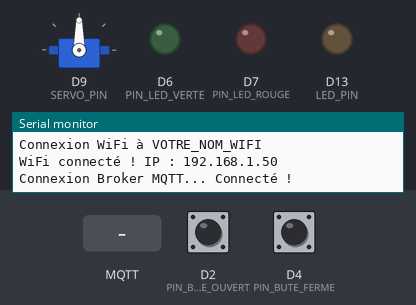
Recording of a sketch running on a simulated Arduino Uno R4 WiFi. Parts: servo, output pins drawn as LEDs (lit = HIGH), the last lines printed to the serial monitor. The inputs (shaded band) are chosen by the test bench; at power-on: D2 (PIN_BUTE_OUVERT) HIGH, D4 (PIN_BUTE_FERME) HIGH. WiFi joins after 1.5 s; servers stay silent unless stated; random numbers use the default seed unless the sketch sets one; no MQTT or app messages arrive unless stated.

Above: at 3.7 s.
3.8 s: MQTT message "ON" arrives on the first subscribed topic
At 4.9 s:
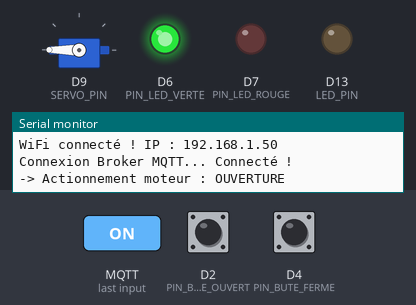
5.3 s: D2 (PIN_BUTE_OUVERT) pulled LOW for 0.15 s
At 6.3 s:
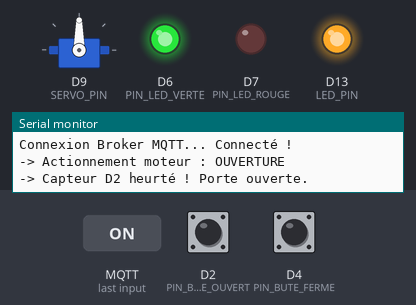
At 8.6 s:
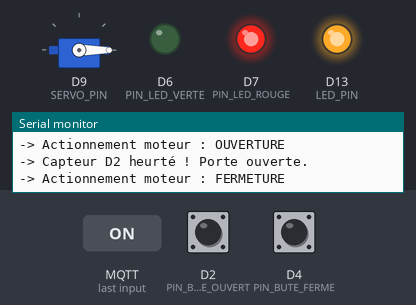
11.4 s: D4 (PIN_BUTE_FERME) pulled LOW for 0.15 s
Timing chart, 0 to 14.4 s (numbered marks = the images above; inputs shaded):
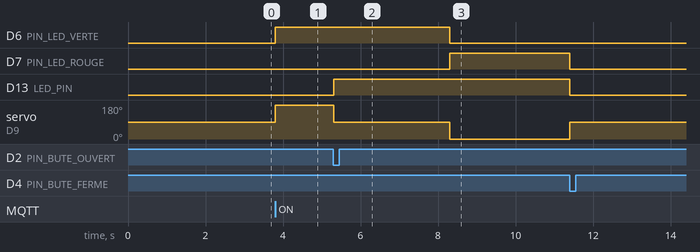

The sketch:

porte_code.ino
```cpp
/*
 * PORTE CONNECTÉE - Contrôle depuis PARTOUT dans le monde
 * Arduino UNO R4 WiFi + Servo Moteur 360° + Capteurs de fin de course
 */

#include <WiFiS3.h>
#include <ArduinoMqttClient.h>
#include <Servo.h>

// === CONFIGURATION MATÉRIELLE ===
Servo monServo;
const int SERVO_PIN    = 9;
const int ARRET_SERVO  = 90; // Point d'arrêt du servo 360° (ajuster si le moteur tourne tout seul)

const int PIN_BUTE_OUVERT = 2;  // Capteur fin d'ouverture
const int PIN_BUTE_FERME  = 4;  // Capteur fin de fermeture
const int PIN_LED_VERTE   = 6;  // LED verte (ouverture / porte ouverte)
const int PIN_LED_ROUGE   = 7;  // LED rouge (fermeture en cours)
const int PIN_BUZZER      = 8;  // Buzzer alarme
const int LED_PIN         = 13; // LED intégrée Arduino

const unsigned long TIMEOUT_MOTEUR = 5000; // Sécurité : 5 sec max par mouvement

// === CONFIGURATION RÉSEAU ===
char ssid[] = "VOTRE_NOM_WIFI";
char pass[] = "VOTRE_MOT_DE_PASSE_WIFI";

// === CONFIGURATION MQTT ===
const char broker[]           = "broker.hivemq.com";
int        port               = 1883; // Port TCP standard pour Arduino (sans TLS)
const char topicCmd[]         = "porte-vincent-2026/commande";
const char topicState[]       = "porte-vincent-2026/etat";
const char topicAddCode[]     = "porte-vincent-2026/addcode";
const char topicUseCode[]     = "porte-vincent-2026/usecode";
const char topicCodeResult[]  = "porte-vincent-2026/coderesult";
const char topicCodeUsed[]    = "porte-vincent-2026/codeused";
const char topicAlarme[]      = "porte-vincent-2026/alarme";

bool isDoorOpen = false;

// === GESTION DES CODES JETABLES ===
const int MAX_CODES = 20;
String validCodes[MAX_CODES];
int codeCount = 0;

WiFiClient wifiClient;
MqttClient mqttClient(wifiClient);

unsigned long lastAlive     = 0;
unsigned long autoCloseTime = 0;

// ==========================================
//   FONCTIONS DE MOUVEMENT
// ==========================================

void actionOuvrirMecanisme() {
  if (!isDoorOpen) {
    digitalWrite(PIN_LED_VERTE, HIGH);
    digitalWrite(PIN_LED_ROUGE, LOW);

    Serial.println("-> Actionnement moteur : OUVERTURE");
    monServo.write(180); // Sens ouverture

    unsigned long debut = millis();
    while (digitalRead(PIN_BUTE_OUVERT) == HIGH && (millis() - debut < TIMEOUT_MOTEUR)) {
      delay(10); // Attend que le bouton soit pressé (LOW) ou timeout
    }
    monServo.write(ARRET_SERVO); // Stop immédiat

    if (digitalRead(PIN_BUTE_OUVERT) == HIGH) {
      Serial.println("!! ALERTE : Capteur D2 non atteint (Timeout sécurité)");
    } else {
      Serial.println("-> Capteur D2 heurté ! Porte ouverte.");
    }
  }
}

void actionFermerMecanisme() {
  if (isDoorOpen) {
    digitalWrite(PIN_LED_VERTE, LOW);
    digitalWrite(PIN_LED_ROUGE, HIGH);

    Serial.println("-> Actionnement moteur : FERMETURE");
    monServo.write(0); // Sens fermeture

    unsigned long debut = millis();
    while (digitalRead(PIN_BUTE_FERME) == HIGH && (millis() - debut < TIMEOUT_MOTEUR)) {
      delay(10);
    }
    monServo.write(ARRET_SERVO);
    digitalWrite(PIN_LED_ROUGE, LOW);

    if (digitalRead(PIN_BUTE_FERME) == HIGH) {
      Serial.println("!! ALERTE : Capteur D4 non atteint (Timeout sécurité)");
    } else {
      Serial.println("-> Capteur D4 heurté ! Porte fermée.");
    }
  }
}

// ==========================================
//   LOGIQUE DES CODES
// ==========================================

void addCode(String code) {
  if (codeCount >= MAX_CODES) {
    // Supprime le plus vieux code pour faire de la place
    for (int i = 0; i < MAX_CODES - 1; i++) validCodes[i] = validCodes[i + 1];
    codeCount = MAX_CODES - 1;
  }
  validCodes[codeCount++] = code;
  Serial.print("Code ajouté : "); Serial.print(code);
  Serial.print(" (Total: "); Serial.print(codeCount); Serial.println(")");
}

bool useCode(String code) {
  for (int i = 0; i < codeCount; i++) {
    if (validCodes[i] == code) {
      Serial.print("Code VALIDE utilisé : "); Serial.println(code);
      // Supprime le code en décalant le tableau
      for (int j = i; j < codeCount - 1; j++) validCodes[j] = validCodes[j + 1];
      codeCount--;
      return true;
    }
  }
  Serial.print("Code INVALIDE : "); Serial.println(code);
  return false;
}

void openDoorTemporary() {
  actionOuvrirMecanisme();
  isDoorOpen = true;
  digitalWrite(LED_PIN, HIGH);
  Serial.println(">> PORTE OUVERTE (invité) - fermeture auto dans 3s");

  mqttClient.beginMessage(topicState);
  mqttClient.print("ON");
  mqttClient.endMessage();

  autoCloseTime = millis() + 3000; // Timer 3 secondes
}

// ==========================================
//   CONNEXION & MQTT
// ==========================================

void connectWiFi() {
  Serial.print("Connexion WiFi à "); Serial.print(ssid);
  WiFi.begin(ssid, pass);
  while (WiFi.status() != WL_CONNECTED) {
    delay(1000);
    Serial.print(".");
  }
  Serial.println("\nWiFi connecté ! IP : " + WiFi.localIP().toString());
}

void connectMQTT() {
  Serial.print("Connexion Broker MQTT...");
  String clientId = "arduino-porte-" + String(random(10000));
  mqttClient.setId(clientId);

  while (!mqttClient.connect(broker, port)) {
    Serial.print(".");
    delay(2000);
  }
  Serial.println(" Connecté !");

  mqttClient.subscribe(topicCmd);
  mqttClient.subscribe(topicAddCode);
  mqttClient.subscribe(topicUseCode);
  mqttClient.subscribe(topicAlarme);

  mqttClient.beginMessage(topicState);
  mqttClient.print(isDoorOpen ? "ON" : "OFF");
  mqttClient.endMessage();
}

void onMqttMessage(int messageSize) {
  String topic = mqttClient.messageTopic();
  String message = "";
  while (mqttClient.available()) message += (char)mqttClient.read();

  // --- Commande Admin (ON/OFF) ---
  if (topic == String(topicCmd)) {
    if (message == "ON") {
      actionOuvrirMecanisme();
      isDoorOpen = true;
      autoCloseTime = millis() + 3000;
      digitalWrite(LED_PIN, HIGH);
    } else if (message == "OFF") {
      actionFermerMecanisme();
      isDoorOpen = false;
      autoCloseTime = 0;
      digitalWrite(LED_PIN, LOW);
    }
    mqttClient.beginMessage(topicState);
    mqttClient.print(isDoorOpen ? "ON" : "OFF");
    mqttClient.endMessage();
  }

  // --- Ajouter un code (Admin) ---
  else if (topic == String(topicAddCode)) {
    addCode(message);
  }

  // --- Utiliser un code (Invité) ---
  else if (topic == String(topicUseCode)) {
    if (useCode(message)) {
      mqttClient.beginMessage(topicCodeResult); mqttClient.print("OK"); mqttClient.endMessage();
      mqttClient.beginMessage(topicCodeUsed);   mqttClient.print(message); mqttClient.endMessage();
      openDoorTemporary();
    } else {
      mqttClient.beginMessage(topicCodeResult); mqttClient.print("FAIL"); mqttClient.endMessage();
    }
  }

  // --- Alarme sonore ---
  else if (topic == String(topicAlarme)) {
    if (message == "ON") {
      tone(PIN_BUZZER, 1000); // 1kHz
    } else if (message == "OFF") {
      noTone(PIN_BUZZER);
    }
  }
}

// ==========================================
//   SETUP & LOOP
// ==========================================

void setup() {
  Serial.begin(115200);
  delay(1000);

  pinMode(PIN_BUTE_OUVERT, INPUT_PULLUP);
  pinMode(PIN_BUTE_FERME,  INPUT_PULLUP);
  pinMode(PIN_LED_VERTE, OUTPUT); digitalWrite(PIN_LED_VERTE, LOW);
  pinMode(PIN_LED_ROUGE, OUTPUT); digitalWrite(PIN_LED_ROUGE, LOW);
  pinMode(PIN_BUZZER,    OUTPUT); noTone(PIN_BUZZER);
  pinMode(LED_PIN,       OUTPUT); digitalWrite(LED_PIN, LOW);

  monServo.attach(SERVO_PIN);
  monServo.write(ARRET_SERVO); // Empêche le servo de bouger au démarrage

  connectWiFi();
  connectMQTT();
  mqttClient.onMessage(onMqttMessage);
}

void loop() {
  if (WiFi.status() != WL_CONNECTED) connectWiFi();
  if (!mqttClient.connected()) connectMQTT();

  mqttClient.poll(); // Traite les messages entrants

  // Fermeture automatique après délai
  if (autoCloseTime > 0 && millis() >= autoCloseTime) {
    autoCloseTime = 0;
    actionFermerMecanisme();
    isDoorOpen = false;
    digitalWrite(LED_PIN, LOW);
    Serial.println(">> FERMETURE AUTO (3s) - Porte FERMÉE");

    mqttClient.beginMessage(topicState);
    mqttClient.print("OFF");
    mqttClient.endMessage();
  }

  // Envoi régulier de l'état (Keep-Alive)
  if (millis() - lastAlive > 30000) {
    lastAlive = millis();
    mqttClient.beginMessage(topicState);
    mqttClient.print(isDoorOpen ? "ON" : "OFF");
    mqttClient.endMessage();
  }
}
```

Measured:
- after the input at 3.8 s, D6 (PIN_LED_VERTE): LOW → HIGH at once; servo on D9 (SERVO_PIN): 90° → 180° at once
- after the input at 5.3 s, D6 (PIN_LED_VERTE): HIGH → LOW after 3.0 s; D7 (PIN_LED_ROUGE): LOW → HIGH after 3.0 s
